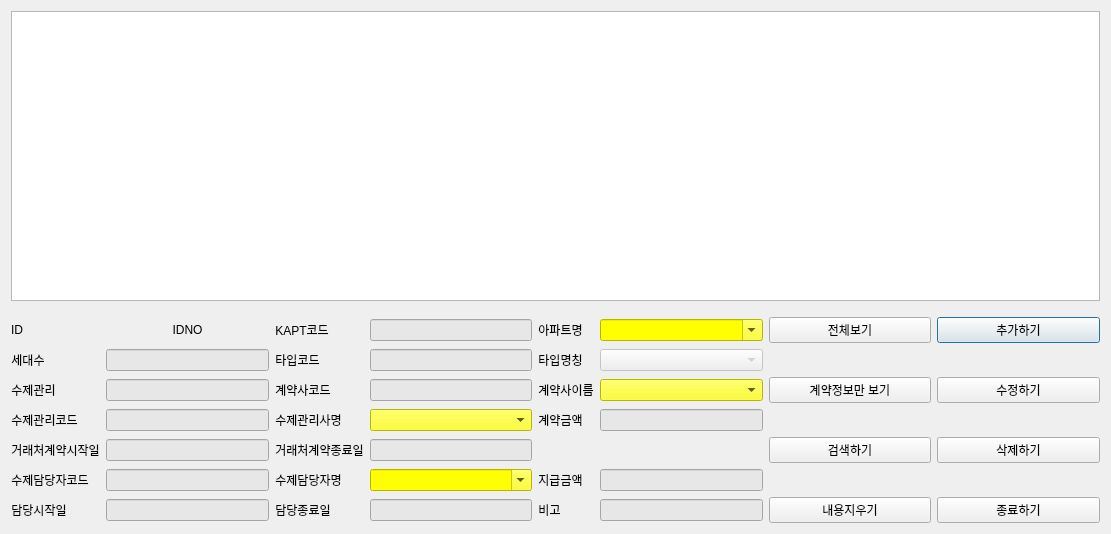
<?xml version="1.0" encoding="UTF-8"?>
<ui version="4.0">
 <class>AptReportDialog</class>
 <widget class="QDialog" name="AptReportDialog">
  <property name="geometry">
   <rect>
    <x>0</x>
    <y>0</y>
    <width>1111</width>
    <height>534</height>
   </rect>
  </property>
  <property name="windowTitle">
   <string>아파트 계약 및 담당자 보기</string>
  </property>
  <layout class="QGridLayout" name="gridLayout_2">
   <item row="0" column="0">
    <layout class="QGridLayout" name="gridLayout">
     <item row="2" column="7">
      <widget class="QPushButton" name="pb_aptreport_insert">
       <property name="sizePolicy">
        <sizepolicy hsizetype="Expanding" vsizetype="Fixed">
         <horstretch>0</horstretch>
         <verstretch>0</verstretch>
        </sizepolicy>
       </property>
       <property name="text">
        <string>추가하기</string>
       </property>
      </widget>
     </item>
     <item row="10" column="2">
      <widget class="QLabel" name="label_17">
       <property name="sizePolicy">
        <sizepolicy hsizetype="Fixed" vsizetype="Fixed">
         <horstretch>0</horstretch>
         <verstretch>0</verstretch>
        </sizepolicy>
       </property>
       <property name="text">
        <string>수제담당자명</string>
       </property>
       <property name="alignment">
        <set>Qt::AlignCenter</set>
       </property>
      </widget>
     </item>
     <item row="7" column="1">
      <widget class="QLineEdit" name="entry_aptreport_ciccode">
       <property name="sizePolicy">
        <sizepolicy hsizetype="Expanding" vsizetype="Fixed">
         <horstretch>0</horstretch>
         <verstretch>0</verstretch>
        </sizepolicy>
       </property>
       <property name="styleSheet">
        <string notr="true">background-color: rgb(231, 231, 231);</string>
       </property>
      </widget>
     </item>
     <item row="5" column="5">
      <widget class="QComboBox" name="cb_aptreport_apttypename">
       <property name="enabled">
        <bool>false</bool>
       </property>
       <property name="sizePolicy">
        <sizepolicy hsizetype="Expanding" vsizetype="Fixed">
         <horstretch>0</horstretch>
         <verstretch>0</verstretch>
        </sizepolicy>
       </property>
       <property name="styleSheet">
        <string notr="true"/>
       </property>
      </widget>
     </item>
     <item row="2" column="6">
      <widget class="QPushButton" name="pb_aptreport_show">
       <property name="sizePolicy">
        <sizepolicy hsizetype="Expanding" vsizetype="Fixed">
         <horstretch>0</horstretch>
         <verstretch>0</verstretch>
        </sizepolicy>
       </property>
       <property name="text">
        <string>전체보기</string>
       </property>
      </widget>
     </item>
     <item row="11" column="1">
      <widget class="QLineEdit" name="entry_aptreport_eefffrom">
       <property name="sizePolicy">
        <sizepolicy hsizetype="Expanding" vsizetype="Fixed">
         <horstretch>0</horstretch>
         <verstretch>0</verstretch>
        </sizepolicy>
       </property>
       <property name="styleSheet">
        <string notr="true">background-color: rgb(231, 231, 231);</string>
       </property>
      </widget>
     </item>
     <item row="7" column="3">
      <widget class="QLineEdit" name="entry_aptreport_customercode">
       <property name="sizePolicy">
        <sizepolicy hsizetype="Expanding" vsizetype="Fixed">
         <horstretch>0</horstretch>
         <verstretch>0</verstretch>
        </sizepolicy>
       </property>
       <property name="styleSheet">
        <string notr="true">background-color: rgb(231, 231, 231);</string>
       </property>
      </widget>
     </item>
     <item row="9" column="1">
      <widget class="QLineEdit" name="entry_aptreport_cefffrom">
       <property name="sizePolicy">
        <sizepolicy hsizetype="Expanding" vsizetype="Fixed">
         <horstretch>0</horstretch>
         <verstretch>0</verstretch>
        </sizepolicy>
       </property>
       <property name="styleSheet">
        <string notr="true">background-color: rgb(231, 231, 231);</string>
       </property>
      </widget>
     </item>
     <item row="7" column="7">
      <widget class="QPushButton" name="pb_aptreport_update">
       <property name="sizePolicy">
        <sizepolicy hsizetype="Expanding" vsizetype="Fixed">
         <horstretch>0</horstretch>
         <verstretch>0</verstretch>
        </sizepolicy>
       </property>
       <property name="text">
        <string>수정하기</string>
       </property>
      </widget>
     </item>
     <item row="9" column="2">
      <widget class="QLabel" name="label_15">
       <property name="sizePolicy">
        <sizepolicy hsizetype="Fixed" vsizetype="Fixed">
         <horstretch>0</horstretch>
         <verstretch>0</verstretch>
        </sizepolicy>
       </property>
       <property name="text">
        <string>거래처계약종료일</string>
       </property>
       <property name="alignment">
        <set>Qt::AlignCenter</set>
       </property>
      </widget>
     </item>
     <item row="9" column="7">
      <widget class="QPushButton" name="pb_aptreport_delete">
       <property name="sizePolicy">
        <sizepolicy hsizetype="Expanding" vsizetype="Fixed">
         <horstretch>0</horstretch>
         <verstretch>0</verstretch>
        </sizepolicy>
       </property>
       <property name="text">
        <string>삭제하기</string>
       </property>
      </widget>
     </item>
     <item row="8" column="5">
      <widget class="QLineEdit" name="entry_aptreport_contractvalue">
       <property name="sizePolicy">
        <sizepolicy hsizetype="Expanding" vsizetype="Fixed">
         <horstretch>0</horstretch>
         <verstretch>0</verstretch>
        </sizepolicy>
       </property>
       <property name="styleSheet">
        <string notr="true">background-color: rgb(231, 231, 231);</string>
       </property>
      </widget>
     </item>
     <item row="11" column="5">
      <widget class="QLineEdit" name="entry_aptreport_remark">
       <property name="sizePolicy">
        <sizepolicy hsizetype="Expanding" vsizetype="Fixed">
         <horstretch>0</horstretch>
         <verstretch>0</verstretch>
        </sizepolicy>
       </property>
       <property name="styleSheet">
        <string notr="true">background-color: rgb(231, 231, 231);</string>
       </property>
      </widget>
     </item>
     <item row="8" column="0">
      <widget class="QLabel" name="label_11">
       <property name="sizePolicy">
        <sizepolicy hsizetype="Fixed" vsizetype="Fixed">
         <horstretch>0</horstretch>
         <verstretch>0</verstretch>
        </sizepolicy>
       </property>
       <property name="text">
        <string>수제관리코드</string>
       </property>
       <property name="alignment">
        <set>Qt::AlignCenter</set>
       </property>
      </widget>
     </item>
     <item row="2" column="4">
      <widget class="QLabel" name="label_4">
       <property name="sizePolicy">
        <sizepolicy hsizetype="Fixed" vsizetype="Fixed">
         <horstretch>0</horstretch>
         <verstretch>0</verstretch>
        </sizepolicy>
       </property>
       <property name="text">
        <string>아파트명</string>
       </property>
       <property name="alignment">
        <set>Qt::AlignCenter</set>
       </property>
      </widget>
     </item>
     <item row="7" column="0">
      <widget class="QLabel" name="label_8">
       <property name="sizePolicy">
        <sizepolicy hsizetype="Fixed" vsizetype="Fixed">
         <horstretch>0</horstretch>
         <verstretch>0</verstretch>
        </sizepolicy>
       </property>
       <property name="text">
        <string>수제관리</string>
       </property>
       <property name="alignment">
        <set>Qt::AlignCenter</set>
       </property>
      </widget>
     </item>
     <item row="11" column="3">
      <widget class="QLineEdit" name="entry_aptreport_eeffthru">
       <property name="sizePolicy">
        <sizepolicy hsizetype="Expanding" vsizetype="Fixed">
         <horstretch>0</horstretch>
         <verstretch>0</verstretch>
        </sizepolicy>
       </property>
       <property name="styleSheet">
        <string notr="true">background-color: rgb(231, 231, 231);</string>
       </property>
      </widget>
     </item>
     <item row="2" column="1">
      <widget class="QLabel" name="lbl_aptreport_id">
       <property name="sizePolicy">
        <sizepolicy hsizetype="Expanding" vsizetype="Fixed">
         <horstretch>0</horstretch>
         <verstretch>0</verstretch>
        </sizepolicy>
       </property>
       <property name="text">
        <string>IDNO</string>
       </property>
       <property name="alignment">
        <set>Qt::AlignCenter</set>
       </property>
      </widget>
     </item>
     <item row="11" column="2">
      <widget class="QLabel" name="label_20">
       <property name="sizePolicy">
        <sizepolicy hsizetype="Fixed" vsizetype="Fixed">
         <horstretch>0</horstretch>
         <verstretch>0</verstretch>
        </sizepolicy>
       </property>
       <property name="text">
        <string>담당종료일</string>
       </property>
       <property name="alignment">
        <set>Qt::AlignCenter</set>
       </property>
      </widget>
     </item>
     <item row="8" column="4">
      <widget class="QLabel" name="label_13">
       <property name="sizePolicy">
        <sizepolicy hsizetype="Fixed" vsizetype="Fixed">
         <horstretch>0</horstretch>
         <verstretch>0</verstretch>
        </sizepolicy>
       </property>
       <property name="text">
        <string>계약금액</string>
       </property>
       <property name="alignment">
        <set>Qt::AlignCenter</set>
       </property>
      </widget>
     </item>
     <item row="10" column="4">
      <widget class="QLabel" name="label_18">
       <property name="sizePolicy">
        <sizepolicy hsizetype="Fixed" vsizetype="Fixed">
         <horstretch>0</horstretch>
         <verstretch>0</verstretch>
        </sizepolicy>
       </property>
       <property name="text">
        <string>지급금액</string>
       </property>
       <property name="alignment">
        <set>Qt::AlignCenter</set>
       </property>
      </widget>
     </item>
     <item row="2" column="5">
      <widget class="QComboBox" name="cb_aptreport_aname">
       <property name="sizePolicy">
        <sizepolicy hsizetype="Expanding" vsizetype="Fixed">
         <horstretch>0</horstretch>
         <verstretch>0</verstretch>
        </sizepolicy>
       </property>
       <property name="styleSheet">
        <string notr="true">background-color: rgb(255, 255, 0);</string>
       </property>
       <property name="editable">
        <bool>true</bool>
       </property>
      </widget>
     </item>
     <item row="10" column="5">
      <widget class="QLineEdit" name="entry_aptreport_payment">
       <property name="sizePolicy">
        <sizepolicy hsizetype="Expanding" vsizetype="Fixed">
         <horstretch>0</horstretch>
         <verstretch>0</verstretch>
        </sizepolicy>
       </property>
       <property name="styleSheet">
        <string notr="true">background-color: rgb(231, 231, 231);</string>
       </property>
      </widget>
     </item>
     <item row="7" column="2">
      <widget class="QLabel" name="label_9">
       <property name="sizePolicy">
        <sizepolicy hsizetype="Fixed" vsizetype="Fixed">
         <horstretch>0</horstretch>
         <verstretch>0</verstretch>
        </sizepolicy>
       </property>
       <property name="text">
        <string>계약사코드</string>
       </property>
       <property name="alignment">
        <set>Qt::AlignCenter</set>
       </property>
      </widget>
     </item>
     <item row="10" column="1">
      <widget class="QLineEdit" name="entry_aptreport_ecode">
       <property name="sizePolicy">
        <sizepolicy hsizetype="Expanding" vsizetype="Fixed">
         <horstretch>0</horstretch>
         <verstretch>0</verstretch>
        </sizepolicy>
       </property>
       <property name="styleSheet">
        <string notr="true">background-color: rgb(231, 231, 231);</string>
       </property>
      </widget>
     </item>
     <item row="8" column="2">
      <widget class="QLabel" name="label_12">
       <property name="sizePolicy">
        <sizepolicy hsizetype="Fixed" vsizetype="Fixed">
         <horstretch>0</horstretch>
         <verstretch>0</verstretch>
        </sizepolicy>
       </property>
       <property name="text">
        <string>수제관리사명</string>
       </property>
       <property name="alignment">
        <set>Qt::AlignCenter</set>
       </property>
      </widget>
     </item>
     <item row="5" column="3">
      <widget class="QLineEdit" name="entry_aptreport_apttypecode">
       <property name="sizePolicy">
        <sizepolicy hsizetype="Expanding" vsizetype="Fixed">
         <horstretch>0</horstretch>
         <verstretch>0</verstretch>
        </sizepolicy>
       </property>
       <property name="styleSheet">
        <string notr="true">background-color: rgb(231, 231, 231);</string>
       </property>
      </widget>
     </item>
     <item row="2" column="2">
      <widget class="QLabel" name="label_3">
       <property name="sizePolicy">
        <sizepolicy hsizetype="Fixed" vsizetype="Fixed">
         <horstretch>0</horstretch>
         <verstretch>0</verstretch>
        </sizepolicy>
       </property>
       <property name="text">
        <string>KAPT코드</string>
       </property>
       <property name="alignment">
        <set>Qt::AlignCenter</set>
       </property>
      </widget>
     </item>
     <item row="7" column="5">
      <widget class="QComboBox" name="cb_aptreport_customername">
       <property name="sizePolicy">
        <sizepolicy hsizetype="Expanding" vsizetype="Fixed">
         <horstretch>0</horstretch>
         <verstretch>0</verstretch>
        </sizepolicy>
       </property>
       <property name="styleSheet">
        <string notr="true">background-color: rgb(255, 255, 0);</string>
       </property>
      </widget>
     </item>
     <item row="5" column="4">
      <widget class="QLabel" name="label_7">
       <property name="sizePolicy">
        <sizepolicy hsizetype="Fixed" vsizetype="Fixed">
         <horstretch>0</horstretch>
         <verstretch>0</verstretch>
        </sizepolicy>
       </property>
       <property name="text">
        <string>타입명칭</string>
       </property>
       <property name="alignment">
        <set>Qt::AlignCenter</set>
       </property>
      </widget>
     </item>
     <item row="5" column="2">
      <widget class="QLabel" name="label_6">
       <property name="sizePolicy">
        <sizepolicy hsizetype="Fixed" vsizetype="Fixed">
         <horstretch>0</horstretch>
         <verstretch>0</verstretch>
        </sizepolicy>
       </property>
       <property name="text">
        <string>타입코드</string>
       </property>
       <property name="alignment">
        <set>Qt::AlignCenter</set>
       </property>
      </widget>
     </item>
     <item row="9" column="0">
      <widget class="QLabel" name="label_14">
       <property name="sizePolicy">
        <sizepolicy hsizetype="Fixed" vsizetype="Fixed">
         <horstretch>0</horstretch>
         <verstretch>0</verstretch>
        </sizepolicy>
       </property>
       <property name="text">
        <string>거래처계약시작일</string>
       </property>
       <property name="alignment">
        <set>Qt::AlignCenter</set>
       </property>
      </widget>
     </item>
     <item row="5" column="0">
      <widget class="QLabel" name="label_5">
       <property name="sizePolicy">
        <sizepolicy hsizetype="Fixed" vsizetype="Fixed">
         <horstretch>0</horstretch>
         <verstretch>0</verstretch>
        </sizepolicy>
       </property>
       <property name="text">
        <string>세대수</string>
       </property>
       <property name="alignment">
        <set>Qt::AlignCenter</set>
       </property>
      </widget>
     </item>
     <item row="5" column="1">
      <widget class="QLineEdit" name="entry_aptreport_noh">
       <property name="sizePolicy">
        <sizepolicy hsizetype="Expanding" vsizetype="Fixed">
         <horstretch>0</horstretch>
         <verstretch>0</verstretch>
        </sizepolicy>
       </property>
       <property name="styleSheet">
        <string notr="true">background-color: rgb(231, 231, 231);</string>
       </property>
      </widget>
     </item>
     <item row="1" column="3">
      <spacer name="horizontalSpacer">
       <property name="orientation">
        <enum>Qt::Horizontal</enum>
       </property>
       <property name="sizeHint" stdset="0">
        <size>
         <width>40</width>
         <height>10</height>
        </size>
       </property>
      </spacer>
     </item>
     <item row="8" column="1">
      <widget class="QLineEdit" name="entry_aptreport_sjcode">
       <property name="sizePolicy">
        <sizepolicy hsizetype="Expanding" vsizetype="Fixed">
         <horstretch>0</horstretch>
         <verstretch>0</verstretch>
        </sizepolicy>
       </property>
       <property name="styleSheet">
        <string notr="true">background-color: rgb(231, 231, 231);</string>
       </property>
      </widget>
     </item>
     <item row="9" column="3">
      <widget class="QLineEdit" name="entry_aptreport_ceffthru">
       <property name="sizePolicy">
        <sizepolicy hsizetype="Expanding" vsizetype="Fixed">
         <horstretch>0</horstretch>
         <verstretch>0</verstretch>
        </sizepolicy>
       </property>
       <property name="styleSheet">
        <string notr="true">background-color: rgb(231, 231, 231);</string>
       </property>
      </widget>
     </item>
     <item row="2" column="0">
      <widget class="QLabel" name="label">
       <property name="sizePolicy">
        <sizepolicy hsizetype="Fixed" vsizetype="Fixed">
         <horstretch>0</horstretch>
         <verstretch>0</verstretch>
        </sizepolicy>
       </property>
       <property name="text">
        <string>ID</string>
       </property>
       <property name="alignment">
        <set>Qt::AlignCenter</set>
       </property>
      </widget>
     </item>
     <item row="10" column="0">
      <widget class="QLabel" name="label_16">
       <property name="sizePolicy">
        <sizepolicy hsizetype="Fixed" vsizetype="Fixed">
         <horstretch>0</horstretch>
         <verstretch>0</verstretch>
        </sizepolicy>
       </property>
       <property name="text">
        <string>수제담당자코드</string>
       </property>
       <property name="alignment">
        <set>Qt::AlignCenter</set>
       </property>
      </widget>
     </item>
     <item row="11" column="0">
      <widget class="QLabel" name="label_19">
       <property name="sizePolicy">
        <sizepolicy hsizetype="Fixed" vsizetype="Fixed">
         <horstretch>0</horstretch>
         <verstretch>0</verstretch>
        </sizepolicy>
       </property>
       <property name="text">
        <string>담당시작일</string>
       </property>
       <property name="alignment">
        <set>Qt::AlignCenter</set>
       </property>
      </widget>
     </item>
     <item row="11" column="4">
      <widget class="QLabel" name="label_21">
       <property name="sizePolicy">
        <sizepolicy hsizetype="Fixed" vsizetype="Fixed">
         <horstretch>0</horstretch>
         <verstretch>0</verstretch>
        </sizepolicy>
       </property>
       <property name="text">
        <string>비고</string>
       </property>
       <property name="alignment">
        <set>Qt::AlignCenter</set>
       </property>
      </widget>
     </item>
     <item row="2" column="3">
      <widget class="QLineEdit" name="entry_aptreport_acode">
       <property name="sizePolicy">
        <sizepolicy hsizetype="Expanding" vsizetype="Fixed">
         <horstretch>0</horstretch>
         <verstretch>0</verstretch>
        </sizepolicy>
       </property>
       <property name="styleSheet">
        <string notr="true">background-color: rgb(231, 231, 231);</string>
       </property>
      </widget>
     </item>
     <item row="8" column="3">
      <widget class="QComboBox" name="cb_aptreport_sjname">
       <property name="sizePolicy">
        <sizepolicy hsizetype="Expanding" vsizetype="Fixed">
         <horstretch>0</horstretch>
         <verstretch>0</verstretch>
        </sizepolicy>
       </property>
       <property name="styleSheet">
        <string notr="true">background-color: rgb(255, 255, 0);</string>
       </property>
      </widget>
     </item>
     <item row="10" column="3">
      <widget class="QComboBox" name="cb_aptreport_ename">
       <property name="sizePolicy">
        <sizepolicy hsizetype="Expanding" vsizetype="Fixed">
         <horstretch>0</horstretch>
         <verstretch>0</verstretch>
        </sizepolicy>
       </property>
       <property name="styleSheet">
        <string notr="true">background-color: rgb(255, 255, 0);</string>
       </property>
       <property name="editable">
        <bool>true</bool>
       </property>
      </widget>
     </item>
     <item row="7" column="4">
      <widget class="QLabel" name="label_10">
       <property name="sizePolicy">
        <sizepolicy hsizetype="Fixed" vsizetype="Fixed">
         <horstretch>0</horstretch>
         <verstretch>0</verstretch>
        </sizepolicy>
       </property>
       <property name="text">
        <string>계약사이름</string>
       </property>
       <property name="alignment">
        <set>Qt::AlignCenter</set>
       </property>
      </widget>
     </item>
     <item row="11" column="7">
      <widget class="QPushButton" name="pb_aptreport_close">
       <property name="sizePolicy">
        <sizepolicy hsizetype="Expanding" vsizetype="Fixed">
         <horstretch>0</horstretch>
         <verstretch>0</verstretch>
        </sizepolicy>
       </property>
       <property name="text">
        <string>종료하기</string>
       </property>
      </widget>
     </item>
     <item row="11" column="6">
      <widget class="QPushButton" name="pb_aptreport_clear_data">
       <property name="sizePolicy">
        <sizepolicy hsizetype="Expanding" vsizetype="Fixed">
         <horstretch>0</horstretch>
         <verstretch>0</verstretch>
        </sizepolicy>
       </property>
       <property name="text">
        <string>내용지우기</string>
       </property>
      </widget>
     </item>
     <item row="9" column="6">
      <widget class="QPushButton" name="pb_aptreport_search">
       <property name="sizePolicy">
        <sizepolicy hsizetype="Expanding" vsizetype="Fixed">
         <horstretch>0</horstretch>
         <verstretch>0</verstretch>
        </sizepolicy>
       </property>
       <property name="text">
        <string>검색하기</string>
       </property>
      </widget>
     </item>
     <item row="7" column="6">
      <widget class="QPushButton" name="pb_aptreport_show_con">
       <property name="sizePolicy">
        <sizepolicy hsizetype="Expanding" vsizetype="Fixed">
         <horstretch>0</horstretch>
         <verstretch>0</verstretch>
        </sizepolicy>
       </property>
       <property name="text">
        <string>계약정보만 보기</string>
       </property>
      </widget>
     </item>
     <item row="0" column="0" colspan="8">
      <widget class="QTableView" name="tv_aptreport">
       <property name="sizePolicy">
        <sizepolicy hsizetype="Expanding" vsizetype="Expanding">
         <horstretch>0</horstretch>
         <verstretch>1</verstretch>
        </sizepolicy>
       </property>
      </widget>
     </item>
    </layout>
   </item>
  </layout>
 </widget>
 <resources/>
 <connections/>
</ui>
